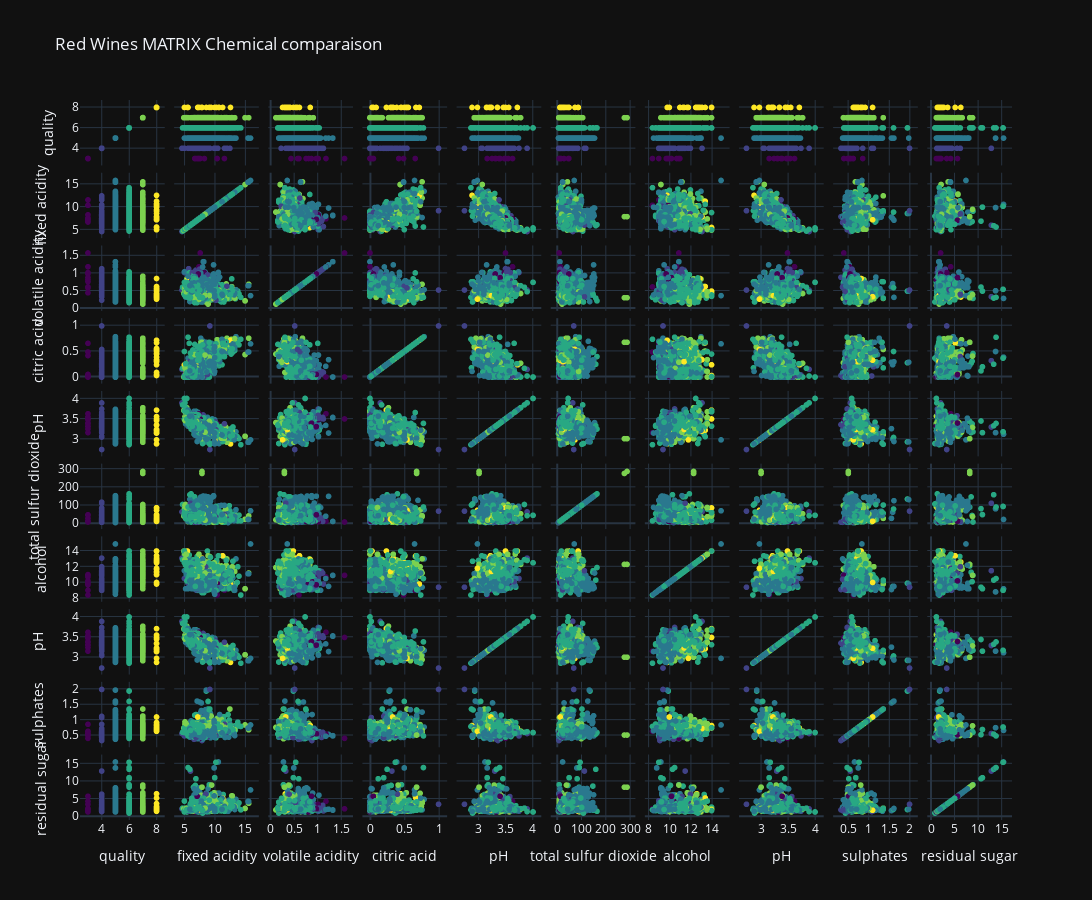

Notebook code cell kept with this figure:
### Code cell
index_vals = red['quality'].astype('category').cat.codes



fig = go.Figure(data= go.Splom( dimensions= [dict(label='quality', values=red['quality']),
                            dict(label='fixed acidity', values=red['fixed acidity']),
                            dict(label='volatile acidity', values=red['volatile acidity']),
                            dict(label='citric acid', values=red['citric acid']),
                            dict(label='pH', values=red['pH']),
                            dict(label='total sulfur dioxide', values=red['total sulfur dioxide']),
                            dict(label='alcohol', values=red['alcohol']),
                            dict(label='pH', values=red['pH']),
                            dict(label='sulphates', values=red['sulphates']),
                            dict(label='residual sugar', values=red['residual sugar'])],
                           

                            text = red['quality'],
                            marker = dict( color = index_vals, showscale=False, colorscale='Viridis')))

fig.update_layout(title='Red Wines MATRIX Chemical comparaison', autosize=False, width=1800, height=900, template="plotly_dark")


fig.show()

### Figure 1 — Plotly figure (JSON) as saved in the notebook; plotly's stock layout.template omitted (floating-point values rounded to 4 significant figures; data arrays with more than 128 entries replaced by an {"elided": "..."} marker saying what was removed)
{"data": [{"dimensions": [{"label": "quality", "values": {"elided": "1599 int values"}}, {"label": "fixed acidity", "values": {"elided": "1599 float values"}}, {"label": "volatile acidity", "values": {"elided": "1599 float values"}}, {"label": "citric acid", "values": {"elided": "1599 float values"}}, {"label": "pH", "values": {"elided": "1599 float values"}}, {"label": "total sulfur dioxide", "values": {"elided": "1599 float values"}}, {"label": "alcohol", "values": {"elided": "1599 float values"}}, {"label": "pH", "values": {"elided": "1599 float values"}}, {"label": "sulphates", "values": {"elided": "1599 float values"}}, {"label": "residual sugar", "values": {"elided": "1599 float values"}}], "marker": {"color": {"elided": "1599 int values"}, "colorscale": [[0, "#440154"], [0.1111, "#482878"], [0.2222, "#3e4989"], [0.3333, "#31688e"], [0.4444, "#26828e"], [0.5556, "#1f9e89"], [0.6667, "#35b779"], [0.7778, "#6ece58"], [0.8889, "#b5de2b"], [1, "#fde725"]], "showscale": false}, "text": {"elided": "1599 int values"}, "type": "splom"}], "layout": {"autosize": false, "height": 900, "title": {"text": "Red Wines MATRIX Chemical comparaison"}, "width": 1800}}
